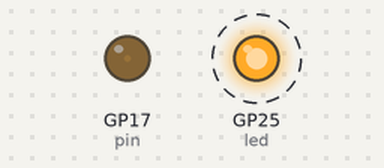
The program below on a simulated Raspberry Pi Pico running CircuitPython. Parts: output pins drawn as LEDs (lit = HIGH). Dashed ring = blinking. The clock reads 2024-03-15 10:24:30 at power-on unless the program sets it.

Above: at 0.5 s.
Timing chart, 0 to 4.6 s (numbered marks = the images above):
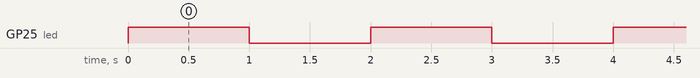

The program:

rc_diff_pwm.py
```python
# RC Differentiator
# Values used for test:
# C = 470pF
# R = 10KΩ

import time
import board
from microcontroller import Pin
from pwmio import PWMOut
from digitalio import DigitalInOut, Direction

# class RCDiff:
#     # Resistance in Ohms
#     R: int

#     # Capacitance in picofarads
#     C: int

#     pin: PWMOut

#     def __init__(self, pin: Pin, R: int, C: int) -> None:
#         self.R = R
#         self.C = C
#         self.pin = PWMOut(pin, frequency=)
#         pass

led = DigitalInOut(board.LED)
led.direction = Direction.OUTPUT

DUTY_MAX = 2 ** 16 - 1

pin = PWMOut(board.GP17, variable_frequency=True, frequency=5000)
delay = 5  # μs
delay *= 1e-6

assert delay * pin.frequency <= 1, \
    f"Delay must be less than PWM period; delay={delay}, Fpwm={pin.frequency}; PWM period={1 / pin.frequency}"

# pin.duty_cycle = 2 ** 15
pin.duty_cycle = int(delay / (1 / pin.frequency) * DUTY_MAX)

# fps = 60
# last_update = time.time()

led_last_update = 0

while True:
    now = time.time()
    if now - led_last_update > 0.5:
        led.value = not led.value
        led_last_update = now
    # now = time.time()
    # if now - last_update > 1 / fps:
    #     print((pin,))
    #     last_update = now

    pass
```

Measured:
- by itself, GP25 (led): alternates HIGH for 1.0 s and LOW for 1.0 s
